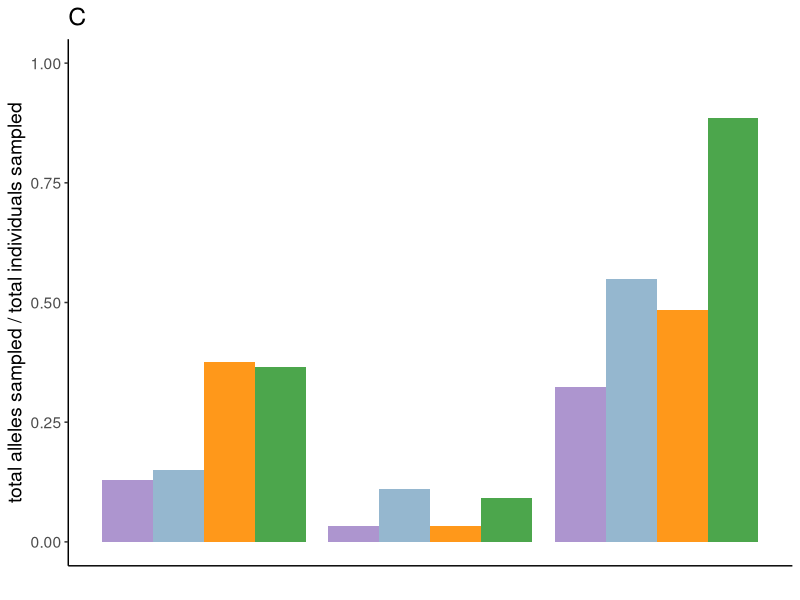
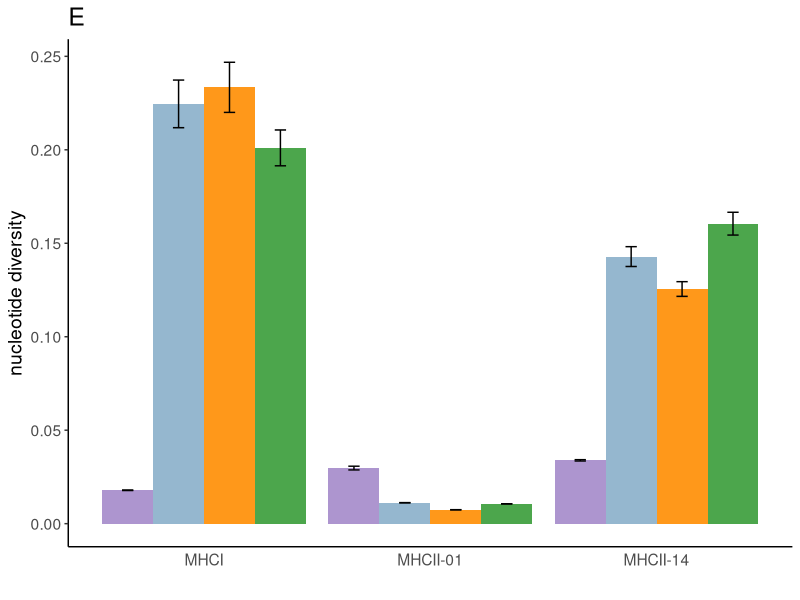
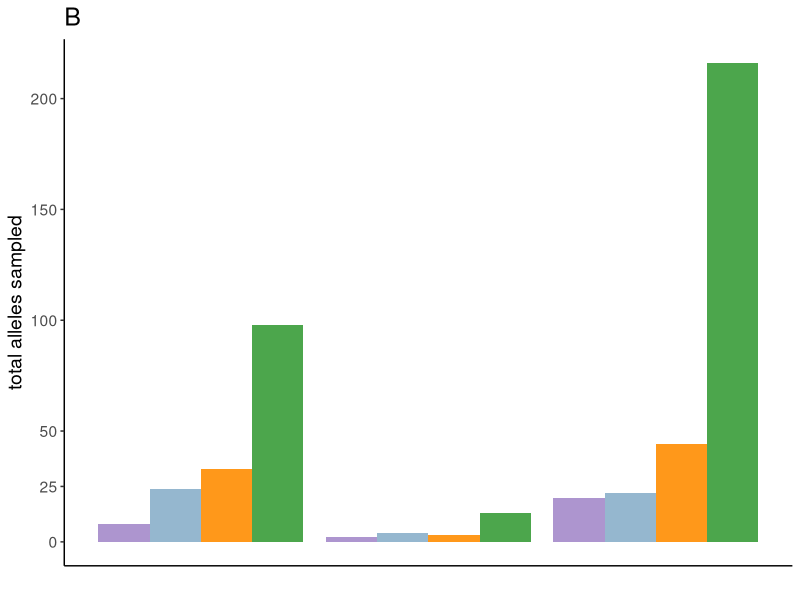
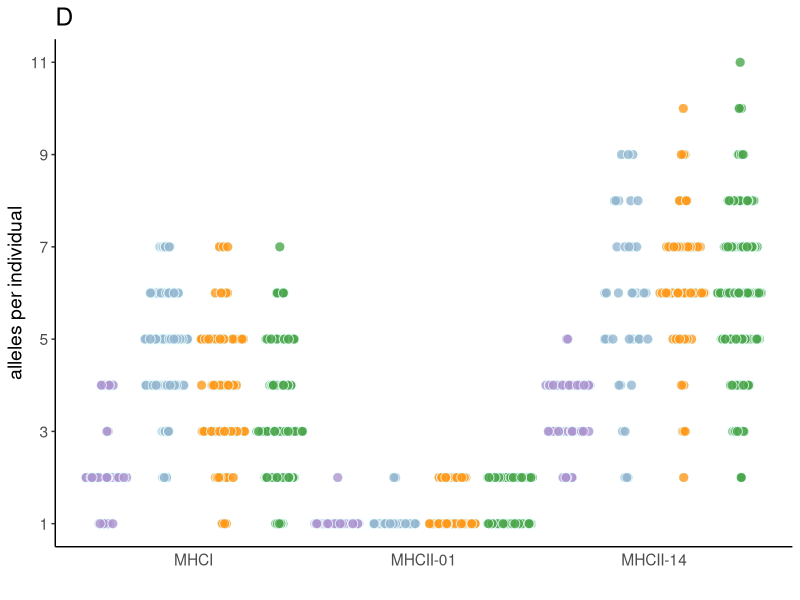
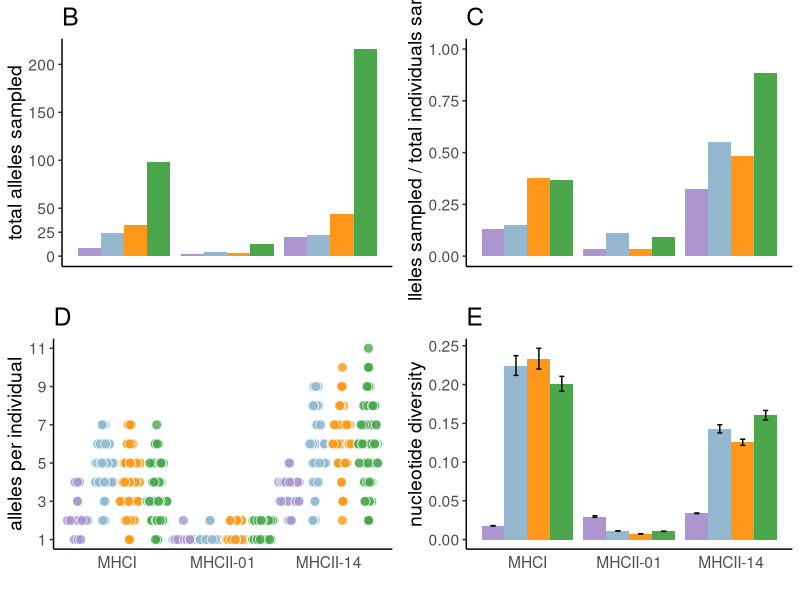
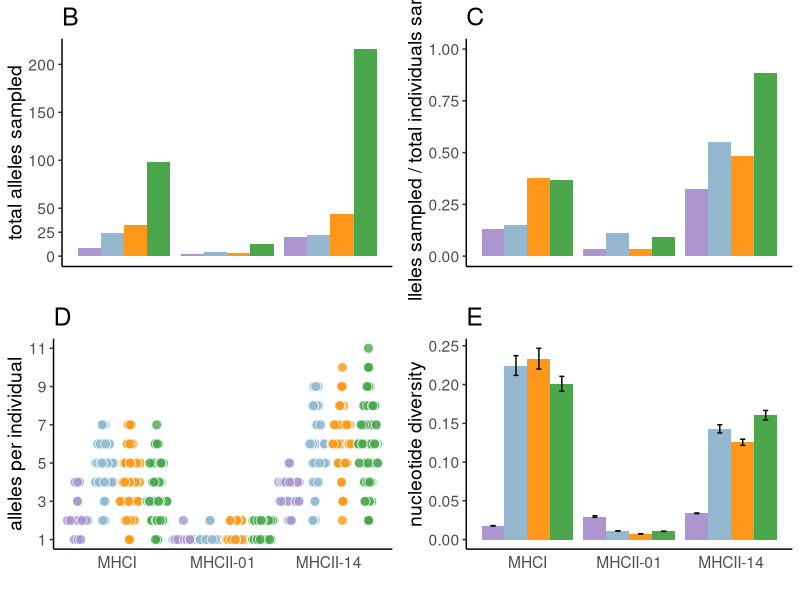

Recreate these plots in R, in order.
# Martin et al: population genetic diversity metrics on MHC class I, MHC class II monomorphic, and MHC class II polymorphic alleles in C. caretta, C. mydas, D. coriacea, and L. kempii.

library(tidyverse)
library(ggplot2) # for plotting
library(ggpubr) # for faceting and annotating graphs
library(ggbeeswarm) # for the jitter/dot plots

allelic_summary_stats <- read.csv("combined_MHCI_MHCII_allelic_div_stats_v4.csv")
head(allelic_summary_stats)
allelic_summary_stats$species <- as.factor(allelic_summary_stats$species)

# set factor level for species; necessary to
species_factor_levels <- c("Dc", "Lk", "Cc", "Cm")

alleles_controlled_for_sample <- ggplot(data = allelic_summary_stats,
                        aes(x = type,
                            y = (alleles_sampled/turtles_sampled),
                            fill = factor(species, levels = species_factor_levels))) +
  geom_bar(position = "dodge",
           stat = "identity") +
  theme_classic() +
  xlab("") +
  ylab("total alleles sampled / total individuals sampled") +
  theme(legend.position = "none",
        plot.title = element_text(size=18),
        axis.text.x = element_blank(),
        axis.ticks.x = element_blank(),
        text = element_text(size=14)) +
  scale_fill_manual(values = c("#ad95cf", # Dc
                               "#95b7cf", # Lk
                               "#ff981a", # Cc
                               "#4ca64c")) + # Cm
  coord_cartesian(ylim = c(0, 1)) + # force y limit to 1
  scale_y_continuous(breaks=c(0, 0.25, 0.50, 0.75, 1)) +
  labs(title = "C")
alleles_controlled_for_sample


nucleotide_div <- ggplot(data = allelic_summary_stats,
                         aes(x = type,
                             y = nucleotide_diversity,
                             fill = factor(species, levels = species_factor_levels))) +
  geom_bar(position = "dodge",
           stat = "identity") +
  theme_classic() +
  xlab("") +
  ylab("nucleotide diversity") +
  scale_fill_manual(values = c("#ad95cf", # Dc
                               "#95b7cf", # Lk
                               "#ff981a", # Cc
                               "#4ca64c")) + # Cm
  labs(title = "E") +
  theme(legend.position = "none",
        plot.title = element_text(size=18),
        axis.ticks.x = element_blank(),
        text = element_text(size = 14)) +
  geom_errorbar(aes(ymin = nucleotide_diversity - nuc_div_variance,
                    ymax= nucleotide_diversity + nuc_div_variance),
                width=.2,
                position = position_dodge(.9))
nucleotide_div

alleles_per_spp <- ggplot(data =
                            allelic_summary_stats,
                          aes(x = type,
                              y = alleles_sampled,
                              fill = factor(species, levels = species_factor_levels))) +
  geom_bar(position = "dodge",
           stat = "identity") +
  theme_classic() +
  xlab("") +
  ylab("total alleles sampled") +
  scale_fill_manual(values = c("#ad95cf", # Dc
                               "#95b7cf", # Lk
                               "#ff981a", # Cc
                               "#4ca64c")) + # Cm
  theme(legend.position = "none",
        plot.title = element_text(size=18),
        axis.text.x = element_blank(), # no x axis labels
        axis.ticks.x=element_blank(),
        text = element_text(size=14)) +
  labs(title = "B") +
  scale_y_continuous(breaks=c(0, 25, 50, 100, 150, 200))
alleles_per_spp


# read in a different dataframe; this is raw data on alleles per individual per spp, geom_box will calculate quartiles, avg, max, min
allele_count <- read.csv("combined_MHC_alleles_per_indiv_Cc_Cm_Dc_Lk.csv")
allele_count$species <- as.factor(allele_count$species)


set.seed(1234) # for figure repeatability; method = "pseudorandom" is well, random.
allele_count_swarm <- ggplot(data = allele_count,
                             aes(x = type,
                                 y = allele_count,
                                 fill = factor(species, levels = species_factor_levels))) +
  ggbeeswarm::geom_quasirandom(method ="pseudorandom",
                               dodge.width = 1, # to dodge/move horiz position
                               shape = 21,
                               color = "azure",
                               alpha = 0.8,
                               size = 3) +
  theme_classic() +
  xlab("") +
  ylab("alleles per individual") +
  scale_fill_manual(values = c("#ad95cf", # Dc
                               "#95b7cf", # Lk
                               "#ff981a", # Cc
                               "#4ca64c")) + # Cm
  labs(title = "D") +
  theme(legend.position = "none",
        plot.title = element_text(size=18),
        axis.ticks.x=element_blank(),
        text = element_text(size=14)) +
  scale_y_continuous(breaks=c(0, 1, 3, 5, 7, 9, 11))
allele_count_swarm


# now facet plots
allele_stats_figure <- ggpubr::ggarrange(alleles_per_spp,
                                         alleles_controlled_for_sample,
                                         allele_count_swarm,
                                         nucleotide_div,
                                         ncol = 2, nrow = 2)
allele_stats_figure

ggsave("facet_allele_stats_10Sept24.svg", dpi = 300)
